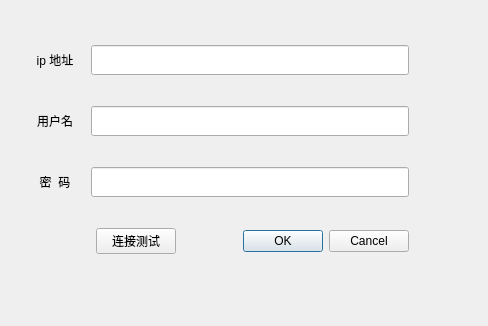
<?xml version="1.0" encoding="UTF-8"?>
<ui version="4.0">
 <class>Dialog</class>
 <widget class="QDialog" name="Dialog">
  <property name="geometry">
   <rect>
    <x>0</x>
    <y>0</y>
    <width>488</width>
    <height>326</height>
   </rect>
  </property>
  <property name="windowTitle">
   <string>配置</string>
  </property>
  <widget class="QWidget" name="layoutWidget">
   <property name="geometry">
    <rect>
     <x>30</x>
     <y>20</y>
     <width>379</width>
     <height>261</height>
    </rect>
   </property>
   <layout class="QVBoxLayout" name="verticalLayout">
    <item>
     <layout class="QHBoxLayout" name="horizontalLayout_2">
      <item>
       <widget class="QLabel" name="label">
        <property name="minimumSize">
         <size>
          <width>50</width>
          <height>30</height>
         </size>
        </property>
        <property name="text">
         <string>ip 地址</string>
        </property>
        <property name="alignment">
         <set>Qt::AlignCenter</set>
        </property>
       </widget>
      </item>
      <item>
       <spacer name="horizontalSpacer_3">
        <property name="orientation">
         <enum>Qt::Horizontal</enum>
        </property>
        <property name="sizeType">
         <enum>QSizePolicy::Fixed</enum>
        </property>
        <property name="sizeHint" stdset="0">
         <size>
          <width>5</width>
          <height>20</height>
         </size>
        </property>
       </spacer>
      </item>
      <item>
       <widget class="QLineEdit" name="iPEdit">
        <property name="minimumSize">
         <size>
          <width>0</width>
          <height>30</height>
         </size>
        </property>
       </widget>
      </item>
     </layout>
    </item>
    <item>
     <layout class="QHBoxLayout" name="horizontalLayout_4">
      <item>
       <widget class="QLabel" name="label_3">
        <property name="minimumSize">
         <size>
          <width>50</width>
          <height>30</height>
         </size>
        </property>
        <property name="text">
         <string>用户名</string>
        </property>
        <property name="alignment">
         <set>Qt::AlignCenter</set>
        </property>
       </widget>
      </item>
      <item>
       <spacer name="horizontalSpacer_5">
        <property name="orientation">
         <enum>Qt::Horizontal</enum>
        </property>
        <property name="sizeType">
         <enum>QSizePolicy::Fixed</enum>
        </property>
        <property name="sizeHint" stdset="0">
         <size>
          <width>5</width>
          <height>20</height>
         </size>
        </property>
       </spacer>
      </item>
      <item>
       <widget class="QLineEdit" name="usernameEdit">
        <property name="minimumSize">
         <size>
          <width>0</width>
          <height>30</height>
         </size>
        </property>
        <property name="echoMode">
         <enum>QLineEdit::Normal</enum>
        </property>
       </widget>
      </item>
     </layout>
    </item>
    <item>
     <layout class="QHBoxLayout" name="horizontalLayout_3">
      <item>
       <widget class="QLabel" name="label_2">
        <property name="minimumSize">
         <size>
          <width>50</width>
          <height>30</height>
         </size>
        </property>
        <property name="text">
         <string>密  码</string>
        </property>
        <property name="alignment">
         <set>Qt::AlignCenter</set>
        </property>
       </widget>
      </item>
      <item>
       <spacer name="horizontalSpacer_4">
        <property name="orientation">
         <enum>Qt::Horizontal</enum>
        </property>
        <property name="sizeType">
         <enum>QSizePolicy::Fixed</enum>
        </property>
        <property name="sizeHint" stdset="0">
         <size>
          <width>5</width>
          <height>20</height>
         </size>
        </property>
       </spacer>
      </item>
      <item>
       <widget class="QLineEdit" name="passwordEdit">
        <property name="minimumSize">
         <size>
          <width>0</width>
          <height>30</height>
         </size>
        </property>
        <property name="echoMode">
         <enum>QLineEdit::Password</enum>
        </property>
       </widget>
      </item>
     </layout>
    </item>
    <item>
     <layout class="QHBoxLayout" name="horizontalLayout">
      <item>
       <widget class="QLabel" name="testLabel">
        <property name="minimumSize">
         <size>
          <width>50</width>
          <height>24</height>
         </size>
        </property>
        <property name="text">
         <string/>
        </property>
       </widget>
      </item>
      <item>
       <spacer name="horizontalSpacer_2">
        <property name="orientation">
         <enum>Qt::Horizontal</enum>
        </property>
        <property name="sizeType">
         <enum>QSizePolicy::Fixed</enum>
        </property>
        <property name="sizeHint" stdset="0">
         <size>
          <width>10</width>
          <height>5</height>
         </size>
        </property>
       </spacer>
      </item>
      <item>
       <widget class="QPushButton" name="testBtn">
        <property name="text">
         <string>连接测试</string>
        </property>
       </widget>
      </item>
      <item>
       <spacer name="horizontalSpacer">
        <property name="orientation">
         <enum>Qt::Horizontal</enum>
        </property>
        <property name="sizeType">
         <enum>QSizePolicy::Fixed</enum>
        </property>
        <property name="sizeHint" stdset="0">
         <size>
          <width>60</width>
          <height>20</height>
         </size>
        </property>
       </spacer>
      </item>
      <item>
       <widget class="QDialogButtonBox" name="buttonBox">
        <property name="orientation">
         <enum>Qt::Horizontal</enum>
        </property>
        <property name="standardButtons">
         <set>QDialogButtonBox::Cancel|QDialogButtonBox::Ok</set>
        </property>
       </widget>
      </item>
     </layout>
    </item>
   </layout>
  </widget>
 </widget>
 <resources/>
 <connections>
  <connection>
   <sender>buttonBox</sender>
   <signal>accepted()</signal>
   <receiver>Dialog</receiver>
   <slot>accept()</slot>
   <hints>
    <hint type="sourcelabel">
     <x>248</x>
     <y>254</y>
    </hint>
    <hint type="destinationlabel">
     <x>157</x>
     <y>274</y>
    </hint>
   </hints>
  </connection>
  <connection>
   <sender>buttonBox</sender>
   <signal>rejected()</signal>
   <receiver>Dialog</receiver>
   <slot>reject()</slot>
   <hints>
    <hint type="sourcelabel">
     <x>316</x>
     <y>260</y>
    </hint>
    <hint type="destinationlabel">
     <x>286</x>
     <y>274</y>
    </hint>
   </hints>
  </connection>
 </connections>
</ui>
